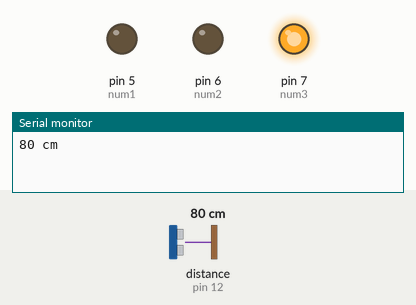
Recording of a sketch running on a simulated Arduino Uno, built with avr-gcc and run on an emulated ATmega328P. On the bench: output pins drawn as LEDs (lit = HIGH), the last lines printed to the serial monitor. Wiring (inferred from the names in the program): ultrasonic range finder: trigger pin 13; echo pin 12. The inputs (shaded band) are chosen by the test bench; at power-on: distance to the obstacle (sensor on pin 12) 80 cm. The echo pulse lasts 58.3 µs per cm; pins used as bus, display or sensor lines are not drawn.

Above: at 1.2 s.
1.3 s: distance to the obstacle (sensor on pin 12) set to 63 cm
2.8 s: distance to the obstacle (sensor on pin 12) set to 55 cm
At 3.9 s:
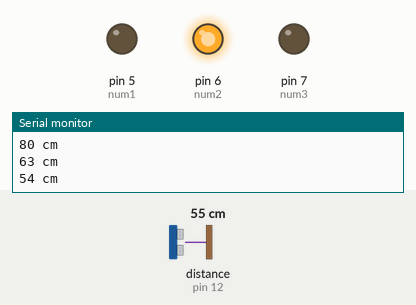
4.3 s: distance to the obstacle (sensor on pin 12) set to 34 cm
5.8 s: distance to the obstacle (sensor on pin 12) set to 29 cm
At 7.0 s:
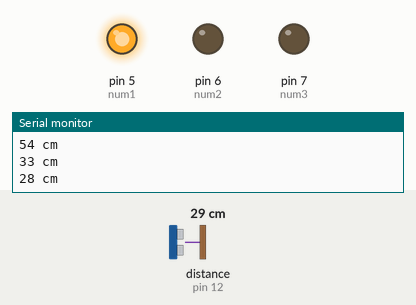
7.3 s: distance to the obstacle (sensor on pin 12) set to 35 cm
At 8.2 s:
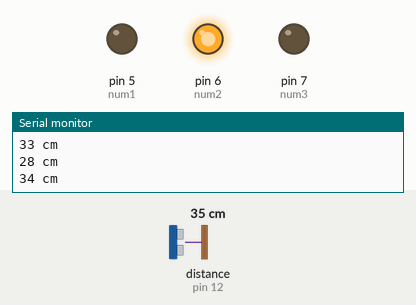
8.8 s: distance to the obstacle (sensor on pin 12) set to 4 cm
At 9.4 s:
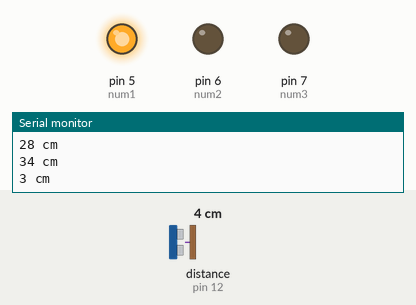
Timing chart, 0 to 11.3 s (numbered marks = the images above; inputs shaded):
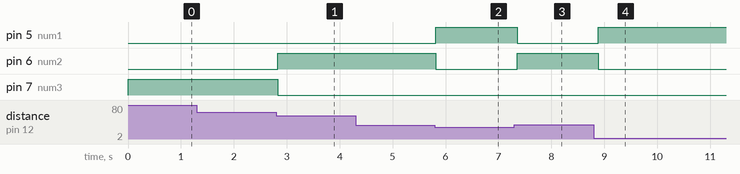

Measured:
- the behaviour switches between 61 and 60 cm on distance to the obstacle (sensor on pin 12) (found by bisection; images 0 and 1)
- the behaviour switches between 32 and 31 cm on distance to the obstacle (sensor on pin 12) (found by bisection; images 1 and 2)
- after the input at 2.8 s, pin 6 (num2): LOW → HIGH at once; pin 7 (num3): HIGH → LOW at once
- after the input at 5.8 s, pin 5 (num1): LOW → HIGH at once; pin 6 (num2): HIGH → LOW at once
- after the input at 7.3 s, pin 5 (num1): HIGH → LOW after 0.05 s; pin 6 (num2): LOW → HIGH after 0.05 s
- after the input at 8.8 s, pin 5 (num1): LOW → HIGH after 0.09 s; pin 6 (num2): HIGH → LOW after 0.09 s

The sketch:

AR12_ultrasonic.ino
```cpp
/*
 예제 6.7
 초음파 거리센서를 이용한 거리 측정
*/
const int num1 = 5;
const int num2 = 6;
const int num3 = 7;

// 트리거 핀과 에코 핀 번호를 설정한다.
const char trigPin = 13;
const char echoPin = 12;

// 펄스 폭과 거리 변수 설정
int pulseWidth;
int distance;
int distanceOld;

void setup() {
  // 시리얼 통신 설정
  Serial.begin (9600);
  pinMode(num1, OUTPUT);
  pinMode(num2, OUTPUT);
  pinMode(num3, OUTPUT);
  // 트리거 핀은 출력으로, 에코핀은 입력으로 설정
  pinMode(trigPin,OUTPUT);
  pinMode(echoPin,INPUT);
  // 트리거 핀의 초기값을 LOW로 한다
  digitalWrite(trigPin,LOW);
}

void loop(){
  // 10us의 트리거 신호를 HC-SR04로 내보낸다.
  digitalWrite(trigPin,HIGH);
  delayMicroseconds(10);
  digitalWrite(trigPin,LOW);

  // Echo 펄스 폭을 측정하여 pulseWidth 변수에 저장한다.
  pulseWidth = pulseIn(echoPin,HIGH);
  // 거리를 계산한다.
  distance = pulseWidth / 58;

  // 감지거리인 2~200cm 범위의 거리값만 사용한다.
  if(distance <= 200 || distance >= 2){
    // 이전의 거리값과 비교하여 변화가 있을 경우에만
    // 시리얼 통신으로 전송한다.
    if(distance != distanceOld){
      Serial.print(distance);
      Serial.println(" cm");
    };

    if(distance <= 30 && distance >= 2){
      digitalWrite(num1,HIGH);
      digitalWrite(num2,LOW);
      digitalWrite(num3,LOW);
    }
    else if(distance <= 60 && distance >= 31){
      digitalWrite(num1,LOW);
      digitalWrite(num2,HIGH);
      digitalWrite(num3,LOW);
    }
    else if(distance >= 61){
      digitalWrite(num1,LOW);
      digitalWrite(num2,LOW);
      digitalWrite(num3,HIGH);
    }

  };
  distanceOld = distance;
  delay(100);
}
```
